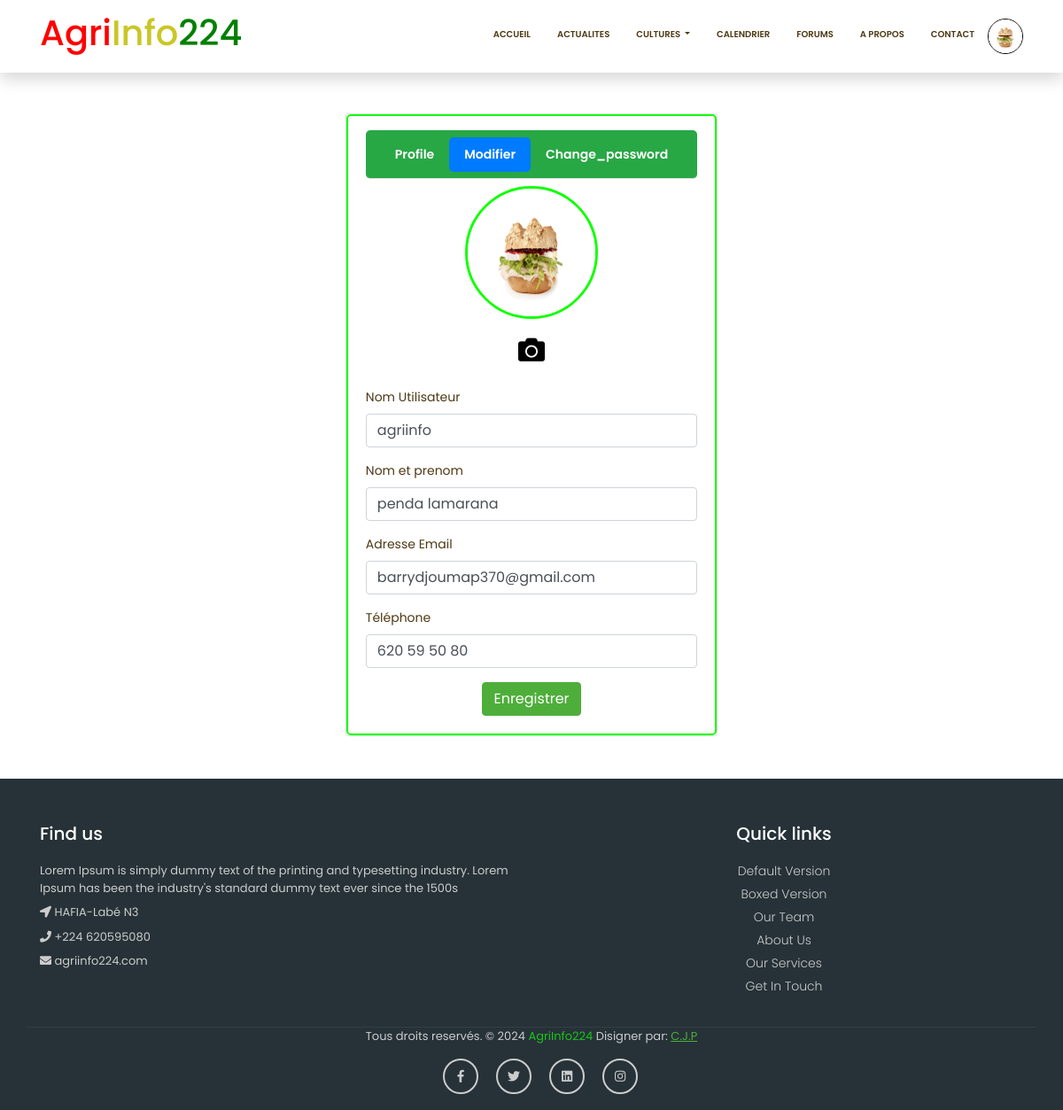
The app's page /Compte/modifier_profil (signed in) with its own data.
### Compte/models.py (models this page shows, shortened)
class Utilisateur(AbstractUser):
    token = models.CharField(max_length=120)
    role=[
        ("agriculteur","agriculteur"),
        ("admin","admin"),
        ("utilisateur","utilisateur")
    ]
    telephone=models.CharField(max_length=15)
    profile=models.ImageField(upload_to="profile",blank=True,null=True)
    roles=models.CharField(max_length=150,choices=role)
    password_confirm=models.CharField(max_length=150)
    notif=models.ManyToManyField(Notification,related_name="notifs",default="")

### Compte/views.py (the view, shortened to what this page needs)
def modifie_profil(request):
    info = ""
    user = request.user
    return render(request,'Compte/modifier_profil.html',{'user':user,'info':info})

### Compte/templates/Compte/modifier_profil.html (shortened to what this page needs)
{% extends "Agronomie/base.html" %}
{% load static %}
{% block navbar %}
<ul class="navbar-nav ml-auto">
	<li class="nav-item">
	   <a class="nav-link" href="{% url 'home' %}">Accueil</a>
	</li>
	<li class="nav-item">
	   <a class="nav-link" href="{% url 'actu' %}">Actualites</a>
	</li>
	<li class="nav-item dropdown">
	  <a class="nav-link dropdown-toggle" href="#" id="navbarDropdownPortfolio" data-toggle="dropdown" aria-haspopup="true" aria-expanded="false">
	  Cultures
	  </a>
   </li>
	<li class="nav-item">
	   <a class="nav-link" href="{% url 'calendrier' %}">Calendrier</a>
	</li>
	{% if user.is_authenticated %}
   <li class="nav-item">
      <a class="nav-link" href="{% url 'forums' %}">Forums</a>
    </li>
   {% endif %}
	<li class="nav-item">
	  <a class="nav-link" href="{% url 'apropos' %}">A propos</a>
   </li>
	<li class="nav-item">
	   <a class="nav-link" href="{% url 'contact' %}">Contact</a>
	</li>
	{% if user.is_authenticated %}
	<li class="nav-item dropdown active">
	   <a class="" href="#" id="navbarDropdownPortfolio" data-toggle="dropdown" aria-haspopup="true" aria-expanded="false">
		 {% if user.profile %}
		  <img src="{{ user.profile.url }}" alt="" style="width: 40px; height: 40px; padding: none;border-radius: 25px; border:1px solid black">
		  {% else %}
		  <img src="{%  static 'Compte/img/prog.png' %}" alt="" style="width: 40px; height: 40px; padding: none;border-radius: 25px; border:1px solid black">
		  {% endif %}
	   </a>
	</li>
	{% endif %}
 </ul>
{% endblock  %}
	{% block content %}
<div class="">
    <div class="d-flex justify-content-center">
        <div class="mb-5 pt-5" style="max-width: 500px; height: auto;">
            <div class="card">
                <div class="card-body pt-3" style="border: solid 2px #11ff00; border-radius: 5px;">
                    <nav class="">
                        <ul class="nav navbar nav-tabs bg-success" style=" border-radius: 5px;">
                            <li class="nav-item"><a class="nav-link text-white" style="font-weight: 600;" href="{% url 'profil' %}">Profile</a></li>
                            <li class="nav-item active bg-primary" style="border-radius: 5px;"><a class="nav-link text-white" style="font-weight: 600;" href="{% url 'modifier_profil' %}">Modifier</a></li>
                            <li class="nav-item"><a class="nav-link text-white" style="font-weight: 600;" href="{% url 'change_password' %}">Change_password</a></li>
                        </ul>
                    </nav>
                    <div class="tab-content pt-2">
                            <form id="form_content" method="post" action="" enctype="multipart/form-data">
                                <div class=" mb-3">
                                    <div class="text-center">
                                        {% if user.profile %}
                                        <img id="image_preview" src="{{user.profile.url}}" alt="" class="img" style="width: 150px; height: 150px; border-radius: 150px; border:solid 3px #11ff00;">
                                        {% else %}
                                        <img id="image_preview" src="{%  static 'Compte/img/prog.png' %}" alt="" style="width: 150px; height: 150px; border-radius: 150px; border:solid 3px #11ff00;">
                                        {% endif %}
                                        <div style=" padding-top: 20px; display: flex; justify-content: center; border-bottom: solid 2px white; padding-bottom: 10px;">
                                            <i class="fa fa-camera" style="font-size: 30px;color: rgb(0, 0, 0);" id="image_upload_label"></i>
                                        </div>
                                    </div>
                                </div>
                                <div class=" mb-3">
                                    <label for="username" class="">Nom Utilisateur</label>
                                    <div>
                                        <input name="username" type="text" class="form-control" id="username" value="{{ user.username }}">
                                    </div>
                                </div>
                                <div class=" mb-3">
                                    <label for="fullName" class="">Nom et prenom</label>
                                    <div>
                                        <input name="fullName" type="text" class="form-control" id="fullName" value="{{ user.last_name }}">
                                    </div>
                                </div>
                                <div class=" mb-3">
                                    <label for="email" class="">Adresse Email</label>
                                    <div>
                                        <input name="email" type="email" class="form-control" id="email" value="{{user.email}}">
                                    </div>
                                </div>
                                <div class=" mb-3">
                                    <label for="fullName" class="">Téléphone</label>
                                    <div>
                                        <input name="phone" type="tel" class="form-control" id="phone" value="{{user.telephone}}">
                                    </div>
                                </div>
                                <div class="text-center">
                                <button type="submit" class="btn btn-primary">Enregistrer</button>
                                </div>
                            </form>
                        </div>
                </div>
            </div>
        </div>
    </div>
</div>
{% endblock %}

### Agronomie/static/Agronomie/css/all.css (style rules this page uses)
.fa, .fas, .far, .fal, .fab { -moz-osx-font-smoothing: grayscale; -webkit-font-smoothing: antialiased; display: inline-block; font-style: normal; font-variant: normal; text-rendering: auto; line-height: 1; }
.fa-camera:before { content: "\f030"; }
.fa, .fas { font-family: 'Font Awesome 5 Free'; font-weight: 900; }

### Agronomie/static/Agronomie/css/style.css (style rules this page uses)
body { padding-top: 54px; font-family: 'Poppins', sans-serif; font-size: 14px; color: #4e3914; }
@media (min-width: 992px) { body { padding-top: 80px; } }
button.btn-primary { background-color: #4eae3a; border-color: #4eae3a; }
.navbar-expand-lg.top-nav .navbar-nav .nav-link { padding: 10px 15px; color: #4e3914; font-size: 10px; font-weight: 600; text-transform: uppercase; }

### records on screen
Utilisateur: profile (picture), username "agriinfo", fullName "penda lamarana", email "barrydjoumap370@gmail.com", phone "620 59 50 80"
